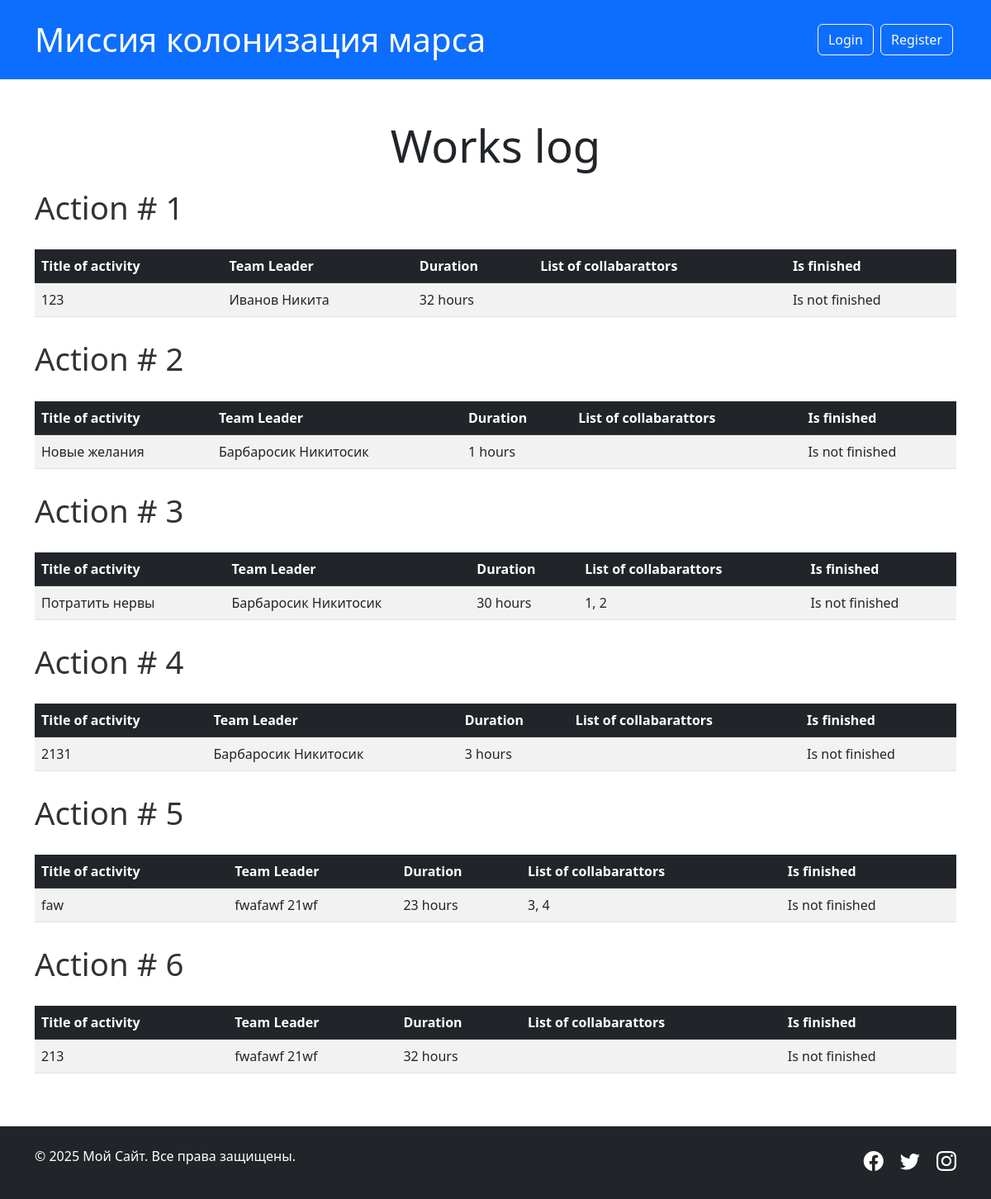
Before: / with the older database file.
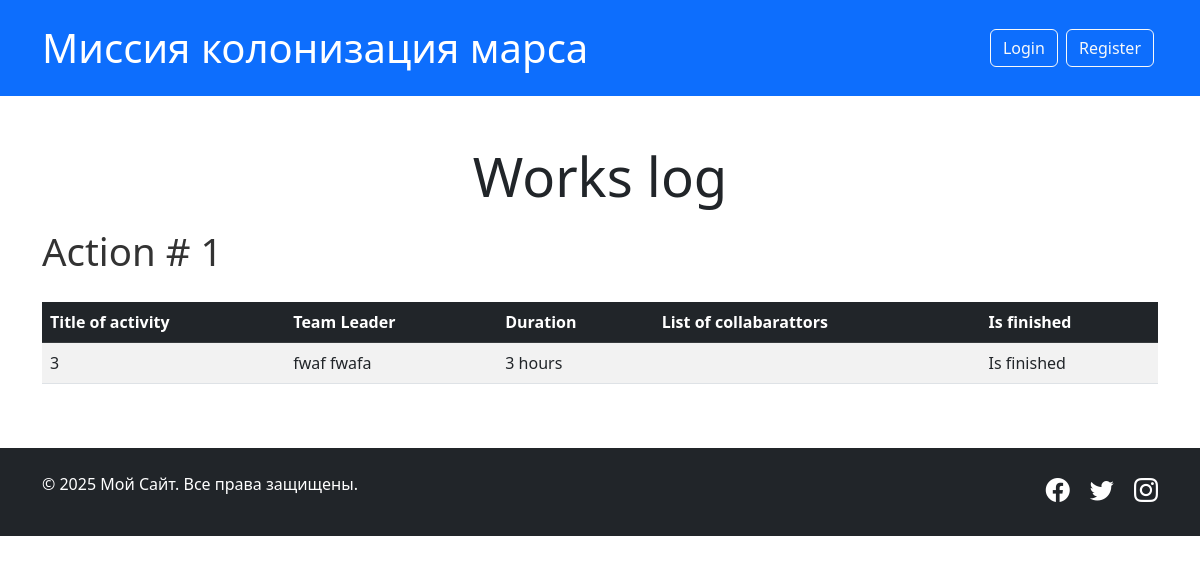
After: the same page with the newer database file.
### models/jobs.py (models this page shows)
class Jobs(SqlAlchemyBase):
    __tablename__ = 'jobs'
    id = sqlalchemy.Column(sqlalchemy.Integer,
                           primary_key=True, autoincrement=True)
    team_leader = orm.relationship('User')
    team_leader_id = sqlalchemy.Column(
        sqlalchemy.Integer, sqlalchemy.ForeignKey('users.id'))
    job = sqlalchemy.Column(sqlalchemy.String)
    work_size = sqlalchemy.Column(sqlalchemy.Integer)
    collaborators = orm.relationship("User",
                                     secondary="association",
                                     back_populates="collaborators_jobs")
    start_date = sqlalchemy.Column(sqlalchemy.DateTime)
    end_date = sqlalchemy.Column(sqlalchemy.DateTime)
    is_finished = sqlalchemy.Column(sqlalchemy.Boolean)
    def get_collabarators_by_id_to_string(self):
        return ', '.join([str(x.id) for x in self.collaborators])
    def get_is_finsihed_to_string(self):
        if self.is_finished:
            return 'Is finished'
        return 'Is not finished'

### models/user.py (models this page shows, shortened)
class User(UserMixin, SqlAlchemyBase):
    __tablename__ = 'users'
    id = sqlalchemy.Column(sqlalchemy.Integer,
                           primary_key=True, autoincrement=True)
    name = sqlalchemy.Column(sqlalchemy.String)
    surname = sqlalchemy.Column(sqlalchemy.String)
    age = sqlalchemy.Column(sqlalchemy.Integer)
    position = sqlalchemy.Column(sqlalchemy.String)
    speciality = sqlalchemy.Column(sqlalchemy.String)
    address = sqlalchemy.Column(sqlalchemy.String)
    email = sqlalchemy.Column(sqlalchemy.String, unique=True)
    hashed_password = sqlalchemy.Column(sqlalchemy.String)
    modified_date = sqlalchemy.Column(sqlalchemy.DateTime)
    collaborators_jobs = orm.relationship("Jobs",
                                          secondary="association",
                                          back_populates="collaborators")
    created_jobs = orm.relationship('Jobs', back_populates='team_leader')

### routes/main.py (the view)
@main_bp.route('/', methods=['GET'])
def home():
    db_ses = create_session()
    jobs = db_ses.query(Jobs).all()
    return render_template('index.html', jobs=jobs)

### database/db_session.py (called while the page is built)
def create_session() -> Session:
    global __factory
    return __factory()

### templates/index.html (shortened to what this page needs)
{% extends "base.html" %}
{% block content %}
    <div class="text-center"><h3 class="custom-header-large">Works log</h3></div>
    <div class="table-responsive">
        {% for job in jobs %}
        <p class="custom-action-large">Action # {{job.id}}</p>
        <table class="table table-striped table-hover">
            <thead class="table-dark">
                <tr>
                    <th scope="col">Title of activity</th>
                    <th scope="col">Team Leader</th>
                    <th scope="col">Duration</th>
                    <th scope="col">List of collabarattors</th>
                    <th scope="col">Is finished</th>
                </tr>
            </thead>
            <tbody>
                <tr>
                    <td>{{job.job}}</td>
                    <td>{{job.team_leader.name}} {{job.team_leader.surname}}</td>
                    <td>{{job.work_size}} hours</td>
                    <td>{{job.get_collabarators_by_id_to_string()}}</td>
                    <td>{{job.get_is_finsihed_to_string()}}</td>
                </tr>
            </tbody>
        </table>
        {% endfor %}
    </div>
{% endblock %}

### templates/base.html (shortened to what this page needs)
<!DOCTYPE html>
<html lang="ru">
<head>
    <link href="https://cdn.jsdelivr.net/npm/bootstrap@5.3.0/dist/css/bootstrap.min.css" rel="stylesheet">
    <link href="/static/css/style.css" rel="stylesheet">
</head>
{% include 'header.html' %}
{% block content %}
{% endblock %}
{% include 'footer.html' %}

### templates/header.html
<body>
    <header class="bg-primary text-white py-4">
        <div class="container">
            <div class="d-flex justify-content-between align-items-center">
                <h1 class="mb-0"><a class="nav-link text-white" href="{{url_for('main.home')}}">Миссия колонизация марса</a></h1>
                <nav>
                    <ul class="nav">
                        <li class="nav-item">
                            {% if current_user.is_authenticated %}
                            <a class="nav-link text-white" href="{{url_for('user.logout')}}">{{current_user.surname}} {{current_user.name}}</a>
                          {% else %}
                            <a href="{{url_for('user.login')}}"><button type="button" class="btn btn-outline-light me-1">Login</button></a>
                            <a href="{{url_for('user.register')}}"><button type="button" class="btn btn-outline-light me-1">Register</button></a>
                          {%endif%}
                        </li>
                    </ul>
                </nav>
            </div>
        </div>
    </header>
    <main class="container my-5">

### templates/footer.html (shortened to what this page needs)
</main>
<footer class="bg-dark text-white py-4">
    <div class="container">
        <div class="row">
            <div class="col-md-6">
                <p>&copy; 2025 Мой Сайт. Все права защищены.</p>
            </div>
            <div class="col-md-6 text-end">
                <a href="#" class="text-white me-3"><i class="bi bi-facebook"></i></a>
                <a href="#" class="text-white me-3"><i class="bi bi-twitter"></i></a>
                <a href="#" class="text-white"><i class="bi bi-instagram"></i></a>
            </div>
        </div>
    </div>
</footer>
<link rel="stylesheet" href="https://cdn.jsdelivr.net/npm/bootstrap-icons@1.10.0/font/bootstrap-icons.css">
</body>
</html>

### static/css/style.css (style rules this page uses)
body { font-family: 'Segoe UI', Tahoma, Geneva, Verdana, sans-serif; }
footer a { text-decoration: none; font-size: 1.5rem; }

### templates/index.html (style rules this page uses)
.custom-action-large { font-size: 2.4rem; line-height: 1.8; color: #333; }
.custom-header-large { font-size : 3.4rem; }

Changed rows visible on the page:
removed Jobs: id "2", job "Новые желания", team_leader.name "Барбаросик", team_leader.surname "Никитосик", work_size "1", get_is_finsihed_to_string "Is not finished"
removed Jobs: id "3", job "Потратить нервы", team_leader.name "Барбаросик", team_leader.surname "Никитосик", work_size "30", get_collabarators_by_id_to_string "1, 2", get_is_finsihed_to_string "Is not finished"
removed Jobs: id "4", job "2131", team_leader.name "Барбаросик", team_leader.surname "Никитосик", work_size "3", get_is_finsihed_to_string "Is not finished"
removed Jobs: id "5", job "faw", team_leader.name "fwafawf", team_leader.surname "21wf", work_size "23", get_collabarators_by_id_to_string "3, 4", get_is_finsihed_to_string "Is not finished"
removed Jobs: id "6", job "213", team_leader.name "fwafawf", team_leader.surname "21wf", work_size "32", get_is_finsihed_to_string "Is not finished"
changed Jobs id 1: job "123" → "3"; team_leader.name "Иванов" → "fwaf"; team_leader.surname "Никита" → "fwafa"; work_size "32" → "3"; get_is_finsihed_to_string "Is not finished" → "Is finished"
